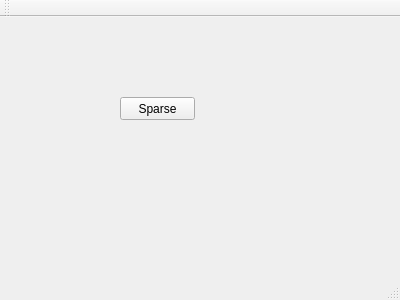
<?xml version="1.0" encoding="UTF-8"?>
<ui version="4.0">
 <class>MainWindow</class>
 <widget class="QMainWindow" name="MainWindow">
  <property name="geometry">
   <rect>
    <x>0</x>
    <y>0</y>
    <width>400</width>
    <height>300</height>
   </rect>
  </property>
  <property name="windowTitle">
   <string>MainWindow</string>
  </property>
  <widget class="QWidget" name="centralWidget">
   <widget class="QPushButton" name="pushButton">
    <property name="geometry">
     <rect>
      <x>120</x>
      <y>80</y>
      <width>75</width>
      <height>23</height>
     </rect>
    </property>
    <property name="text">
     <string>Sparse</string>
    </property>
   </widget>
  </widget>
  <widget class="QMenuBar" name="menuBar">
   <property name="geometry">
    <rect>
     <x>0</x>
     <y>0</y>
     <width>400</width>
     <height>23</height>
    </rect>
   </property>
  </widget>
  <widget class="QToolBar" name="toolBar">
   <attribute name="toolBarArea">
    <enum>TopToolBarArea</enum>
   </attribute>
   <attribute name="toolBarBreak">
    <bool>false</bool>
   </attribute>
  </widget>
  <widget class="QStatusBar" name="statusBar"/>
 </widget>
 <layoutdefault spacing="6" margin="11"/>
 <resources/>
 <connections/>
</ui>
